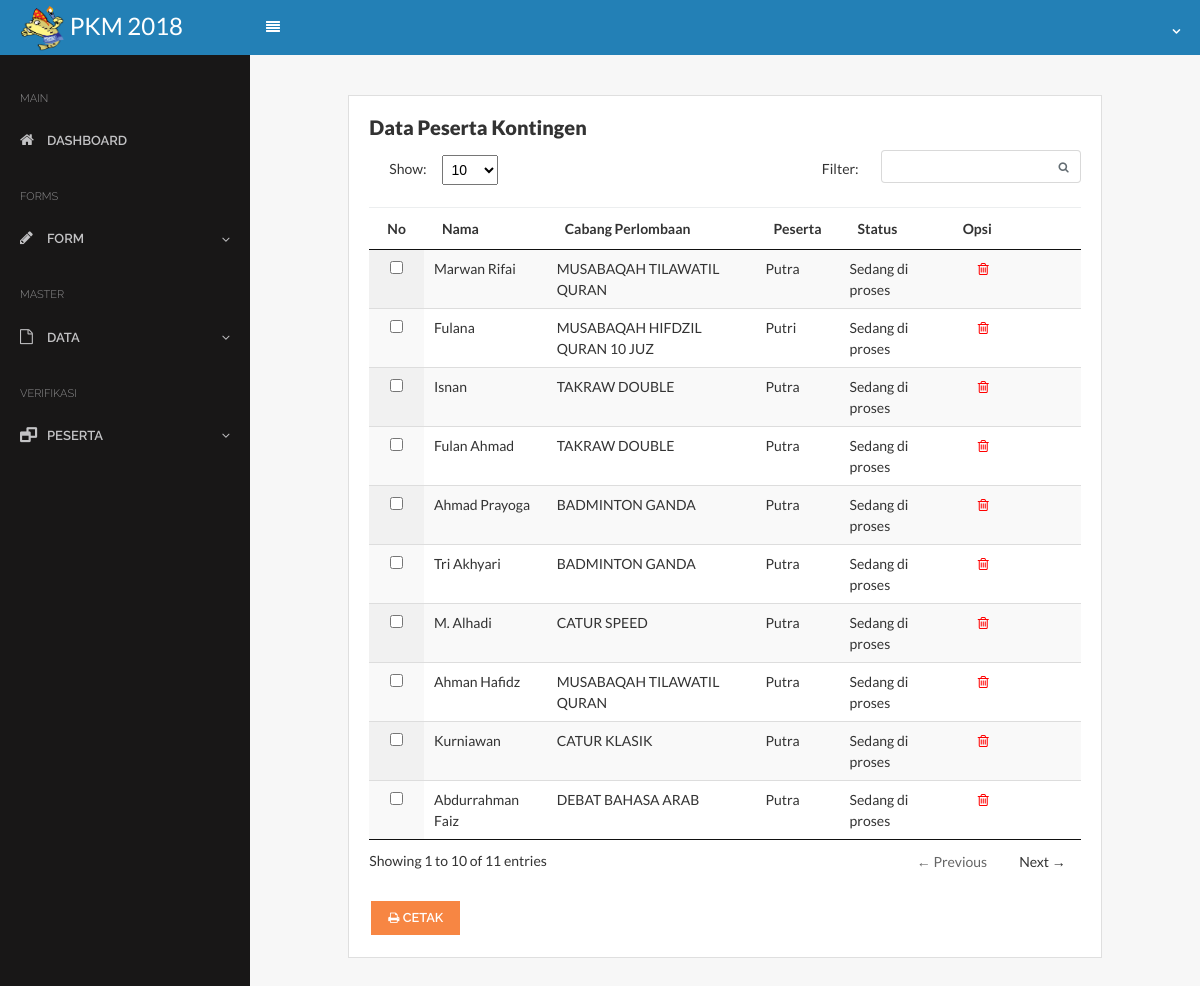
The app's page /_adm/daftar_kontingen.php (signed in) with its own data.
### tables this page shows
CREATE TABLE `kontingen` (
  `id_kontingen` int(7) NOT NULL,
  `id_cablom` varchar(6) NOT NULL,
  `nm_kontingen` varchar(50) NOT NULL,
  `nim` varchar(10) NOT NULL,
  `no_hp` varchar(13) NOT NULL,
  `jenis_kelamin` varchar(9) NOT NULL,
  `jurusan` varchar(20) NOT NULL,
  `tgl` date NOT NULL,
  `status` set('TRUE','FALSE') NOT NULL
);

CREATE TABLE `cabang_lomba` (
  `id_cablom` varchar(6) NOT NULL,
  `id_ptki` varchar(6) NOT NULL,
  `nm_lomba` varchar(31) NOT NULL,
  `peserta_lomba` varchar(5) NOT NULL
);

### _adm/daftar_kontingen.php (the view, shortened to what this page needs)
<?php
    require_once("../koneksi.php");
    if (isset($_SESSION['username'])){
?>
<!DOCTYPE HTML>
<html>
<head>
    <link rel="stylesheet" href="../css/tmp/bootstrap.css">
    <link rel="stylesheet" href="../css/tmp/core.css">
    <link rel="stylesheet" href="../css/tmp/components.css">
    <link rel="stylesheet" href="../icons/styles.min.css">
    <link rel="stylesheet" href="../css/tmp/jquery.dataTables.min.css">
    <link rel="stylesheet" href="../css/tmp/default.css">
    <link rel="stylesheet" href="../css/tmp/default.date.css">
</head>
<body>
    <nav class="navbar navbar-toggleable-md">
        <a class="navbar-brand logo" href="#">
            <h4 class="logos" style="color: white;">
                <img src="../img/logoPKM.png" alt="logo PKM" width="45" height="45">  PKM 2018
            </h4>
        </a>
        <div class="collapse navbar-collapse" id="navbarNav">
            <button class="sidebar-toggle btn btn-flat" id="toggle-sidebar-desktop">
                <span>
                    <i class="fa fa-align-justify"></i>
                </span>
            </button>
            <ul class="navbar-nav ml-auto">
                <li class="nav-item dropdown">
                    <a class="nav-link dropdown-toggle dropdown-has-after" href="http://example.com" id="navbarDropdownMenuLink" data-toggle="dropdown" aria-haspopup="true"
                        aria-expanded="false">
                    </a>
                </li>
            </ul>
        </div>
    </nav>
    <div class="page-container">
        <div class="page-content">
            <div id="sidebar-main" class="sidebar sidebar-default">
                <div class="sidebar-content">
                    <?php include_once 'menu.php'; ?>
                </div>
            </div>
            <div class="content-wrapper">
                <div class="content">
                    <div class="row">
                        <div class="col-md-1"></div>
                        <div class="col-md-10">
                            <div class="card">
                                <div class="card-block">
                                    <h5 class="text-bold card-title">
                                        Data Peserta Kontingen
                                    </h5>
                                    <form method="POST" action="cetak_kontingen.php" target="_Blank">
                                        <table class="display datatable-pagination table table-stripped" cellspacing="0" width="100%">
                                            <thead>
                                                <tr>
                                                    <th>No</th>
                                                    <th>Nama</th>
                                                    <th>Cabang Perlombaan</th>
                                                    <th>Peserta</th>
                                                    <th>Status</th>
                                                    <th>Opsi</th>
                                                </tr>
                                            </thead>
                                            <tbody>
                                            <?php
                                                $query_peserta = mysqli_query($koneksi,"SELECT kontingen.`id_kontingen`,kontingen.`nm_kontingen`,cabang_lomba.`nm_lomba`,cabang_lomba.`peserta_lomba` FROM kontingen JOIN cabang_lomba ON kontingen.`id_cablom` = cabang_lomba.`id_cablom`");
                                                    while ($data_peserta = mysqli_fetch_array($query_peserta)) {
                                                    $id = $data_peserta['id_kontingen'];
                                            ?>
                                                <tr>
                                                    <td align="center"><input name="selector[]" type="checkbox" value="<?php echo $id; ?>"></td>
                                                    <td><?php echo $data_peserta['nm_kontingen']; ?></td>
                                                    <td><?php echo $data_peserta['nm_lomba']; ?></td>
                                                    <td><?php echo $data_peserta['peserta_lomba']; ?></td>
                                                    <td>Sedang di proses</td>
                                                    <td>
                                                        <a data-id="<?php echo "$id"; ?>" data-toggle="modal" data-target="#hapus" style="margin-left: 20%;"><i class="fa fa-trash-o" data-toggle="tooltip" data-placement="right" title="Hapus" style="color: red"></i></a>
                                                    </td>
                                                </tr>
                                            <?php } ?>
                                            </tbody>
                                        </table>
                                        <button type="submit" class="btn btn-warning"><i class="fa fa-print"></i> CETAK</button>
                                    </form>
                                </div>
                            </div>
                        </div>
                    </div>
                </div>
            </div>
        </div>
</body>
</html>
<?php
  } else {
        header("location: login.php");
    }
?>

### css/tmp/core.css (style rules this page uses)
.btn { position: relative; margin: 2px; font-weight: bold; position: relative; font-size: 0.8rem; margin: 2px; font-weight: 600; font-family: 'Raleway', sans-serif; }
.btn > i { font-size: 12px; }
body, input, textarea, button { font-family: "Lato", sans-serif; }
.navbar { margin-bottom: 0; border-width: 1px 0; padding: 0; background-color: #2380B6; color: #fff; }
@media (min-width: 992px) { .navbar { padding-right: 20px; } }
.navbar > .navbar-brand { display: block; float: left; height: 50px; line-height: 36px; padding-left: 20px; min-width: 250px; margin-right: 0; }
.navbar .nav-link { color: #fff; padding: 1.2em 1em; font-size: 0.875rem; }
.navbar .navbar-nav .nav-item { font-weight: 600; font-family: "Raleway", sans-serif; }
.navbar .navbar-nav .nav-item > .nav-link { font-weight: 800; }
.dropdown-toggle { font-style: normal; font-weight: normal; text-align: center; }
.dropdown-toggle:after { content: '\f107'; font-family: 'FontAwesome'; display: inline-block; font-size: 13px; line-height: 1; -webkit-font-smoothing: antialiased; -moz-osx-font-smoothing: grayscale; border: none; width: 0; height: 0; margin-left: 0.3em; vertical-align: middle; margin-top: -7px; }
.card { margin-bottom: 20px; margin-top: 20px; color: #333; border-radius: 0; }

### css/tmp/components.css (style rules this page uses)
html, body { width: 100%; height: 100%; }
body { font-family: "Lato", sans-serif; font-size: 0.875rem !important; background-color: #f7f7f7; }
.page-container { position: relative; }
@media (min-width: 768px) { .page-container { display: table; table-layout: fixed; height: 100%; width: 100%; } }
@media (min-width: 768px) { .page-content { display: table-row; } }
.content { padding: 20px 20px; }
.content:after { content: ''; display: table; clear: both; }
.content-wrapper { padding-bottom: 1.33333; width: 100%; }
@media (min-width: 768px) { .content-wrapper { display: table-cell; vertical-align: top; } }
.sidebar { font-family: 'Raleway', sans-serif; font-size: 0.35rem; font-weight: 600; position: relative; background-color: #181717; color: #c3c3c5; }
@media (min-width: 768px) { .sidebar { display: table-cell; vertical-align: top; width: 250px; } }
.sidebar-default { z-index: 99; }
.sidebar-toggle { background-color: inherit; color: #fff; font-size: 0.875rem; margin: 0; padding: 15px 15px; outline: 0; }
.text-bold { font-weight: 800; }
table.dataTable thead th, table.dataTable thead td { border-bottom: 1px solid #eeeeef; }
table.dataTable thead .sorting { background-image: url("../../lib/img/sort_both.png"); }
table.dataTable thead .sorting_asc { background-image: url("../../lib/img/sort_asc.png"); }

### records on screen
kontingen: nm_kontingen "Marwan Rifai", id_cablom.nm_lomba "MUSABAQAH TILAWATIL QURAN", id_cablom.peserta_lomba "Putra"
kontingen: nm_kontingen "Fulana", id_cablom.nm_lomba "MUSABAQAH HIFDZIL QURAN 10 JUZ", id_cablom.peserta_lomba "Putri"
kontingen: nm_kontingen "Isnan", id_cablom.nm_lomba "TAKRAW DOUBLE", id_cablom.peserta_lomba "Putra"
kontingen: nm_kontingen "Fulan Ahmad", id_cablom.nm_lomba "TAKRAW DOUBLE", id_cablom.peserta_lomba "Putra"
kontingen: nm_kontingen "Ahmad Prayoga", id_cablom.nm_lomba "BADMINTON GANDA", id_cablom.peserta_lomba "Putra"
kontingen: nm_kontingen "Tri Akhyari", id_cablom.nm_lomba "BADMINTON GANDA", id_cablom.peserta_lomba "Putra"
kontingen: nm_kontingen "M. Alhadi", id_cablom.nm_lomba "CATUR SPEED", id_cablom.peserta_lomba "Putra"
kontingen: nm_kontingen "Ahman Hafidz", id_cablom.nm_lomba "MUSABAQAH TILAWATIL QURAN", id_cablom.peserta_lomba "Putra"
kontingen: nm_kontingen "Kurniawan", id_cablom.nm_lomba "CATUR KLASIK", id_cablom.peserta_lomba "Putra"
kontingen: nm_kontingen "Abdurrahman Faiz", id_cablom.nm_lomba "DEBAT BAHASA ARAB", id_cablom.peserta_lomba "Putra"
